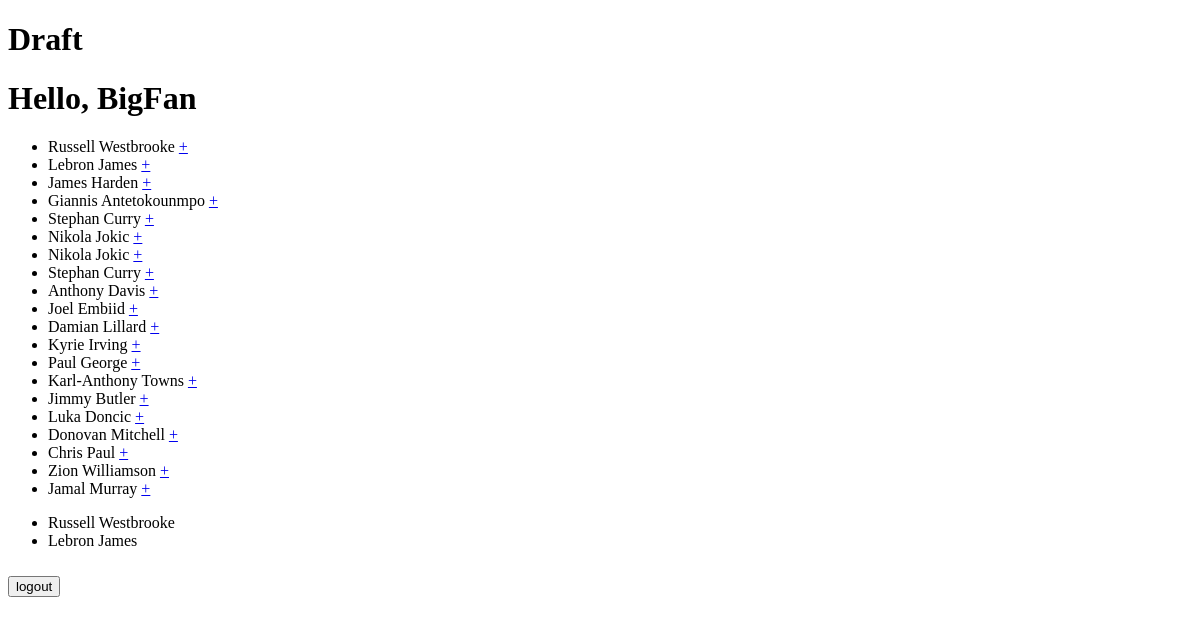
The app's page /draft (signed in), older data.
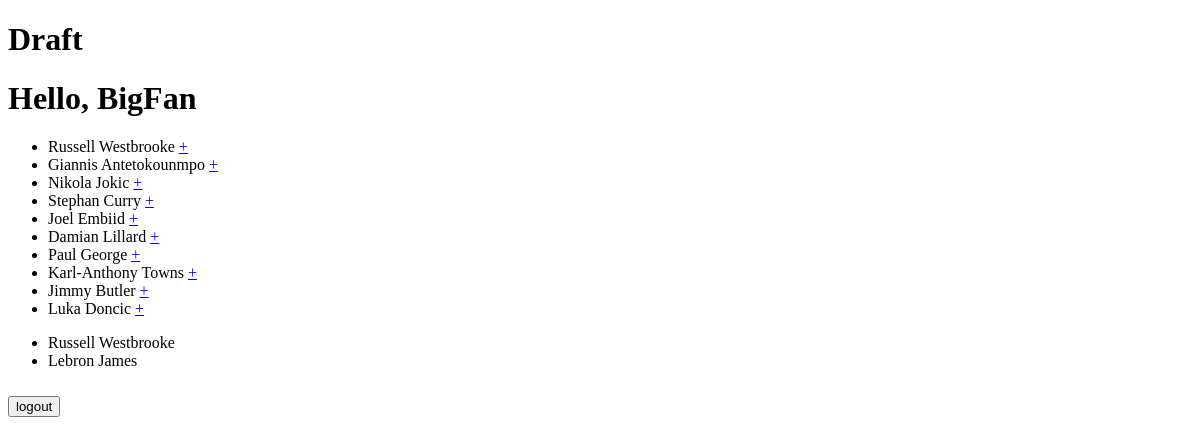
The same page, newer data.
### main/models.py (models this page shows)
class Player(models.Model):
    name = models.CharField(max_length=255)
    pts = models.IntegerField()
    ast = models.IntegerField()
    blk = models.IntegerField()
    reb = models.IntegerField()
    stl = models.IntegerField()
    starter = models.BooleanField(default=False)
    picked = models.BooleanField(default=False)
    created_at = models.DateTimeField(auto_now_add=True)
    updated_at = models.DateTimeField(auto_now=True)
    objects = UserManager()

### main/views.py (the view)
# urls.py: path('draft', views.draft_view),
def draft_view(request):
    user = User.objects.get(id=request.session['user_id'])
    request.session['lineup'] = ''
    avail_players = []
    for player in Player.objects.all():
        if player.picked == False:
            avail_players.append(player)
    roster_length = len(user.roster.players.all())
    context = {
        'current_user': User.objects.get(id=request.session['user_id']),
        'players': avail_players,
        'roster': user.roster,
        'roster_length': roster_length
    }
    return render(request, 'draft.html', context)

### main/templates/draft.html (shortened to what this page needs)
<!DOCTYPE html>
<html lang="en">
<head>
</head>
<body>
    <h1>Draft</h1>
    <div class="banner">
        <h1>Hello, {{current_user.name}}</h1>
    <ul>
    {% for player in players %}
        <li>{{player.name}} <a href="/roster_add/{{player.id}}" class="button">+</a></li>
    {% endfor %}
    </ul>
    <ul>
        {% for player in roster.players.all %}
            <li>{{player.name}} </li>
        {% endfor %}
    </ul>
    <div class="rightbox">
    <h2><form action="/logout" method="POST" id="logout">
    <input type="submit" value="logout" />
    </form>
</body>
</html>

Row changes from the older to the newer data that the page shows:
no longer on this page (row edited): Player: name "James Harden", shown under "Hello, BigFan"
no longer on this page (row edited): Player: name "Stephan Curry", shown under "Hello, BigFan"
no longer on this page (row edited): Player: name "Nikola Jokic", shown under "Hello, BigFan"
no longer on this page (row edited): Player: name "Anthony Davis", shown under "Hello, BigFan"
no longer on one of the page's lists (row edited): Player: name "Lebron James"
no longer on this page (row edited): Player: name "Kyrie Irving", shown under "Hello, BigFan"
no longer on this page (row edited): Player: name "Donovan Mitchell", shown under "Hello, BigFan"
no longer on this page (row edited): Player: name "Chris Paul", shown under "Hello, BigFan"
no longer on this page (row edited): Player: name "Zion Williamson", shown under "Hello, BigFan"
no longer on this page (row edited): Player: name "Jamal Murray", shown under "Hello, BigFan"
